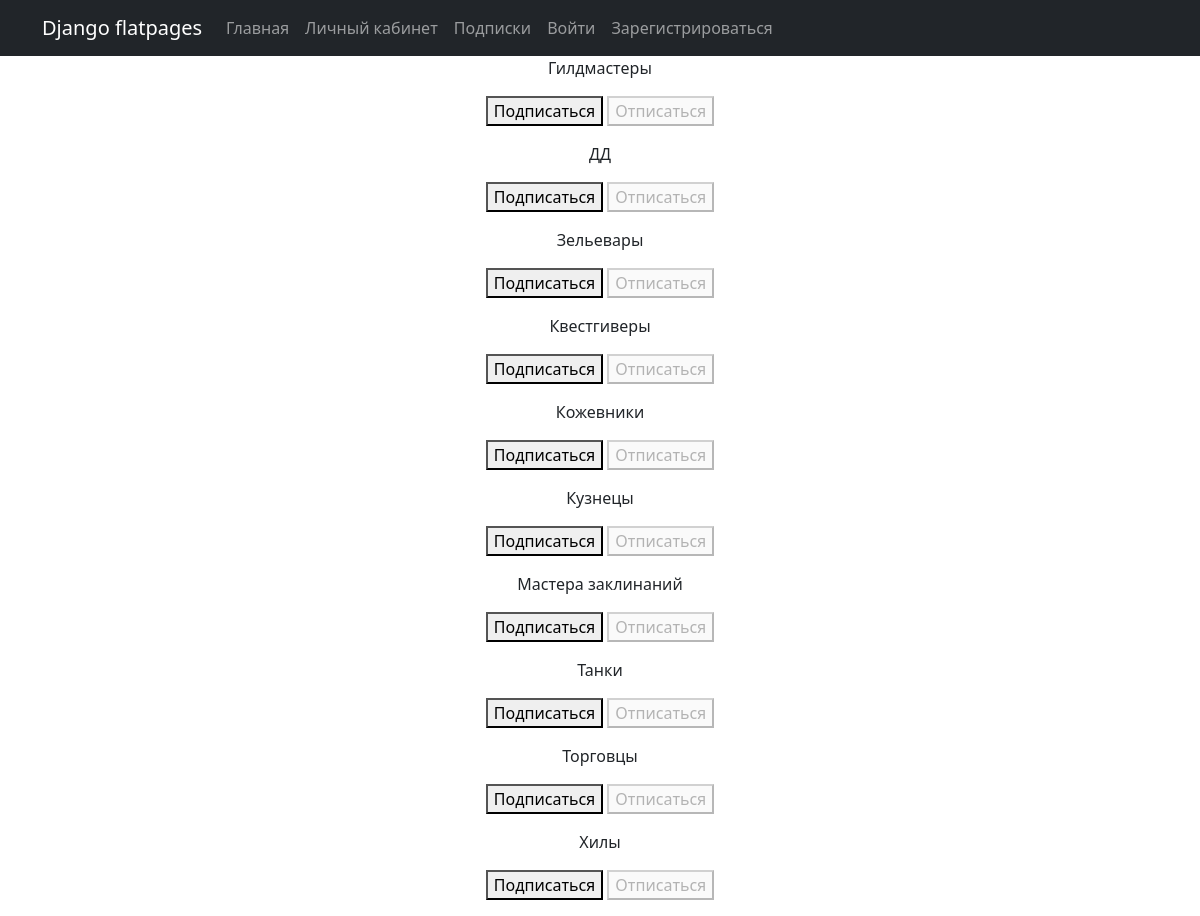
Page /subscriptions/ (signed in) on the committed database.
### board/models.py (models this page shows, shortened)
class AdCategory(models.Model): # категории
    name = models.CharField(max_length=100)

### board/views.py (the view, shortened to what this page needs)
# urls.py: path('subscriptions/', subscriptions, name='subscriptions'),
@login_required
@csrf_protect
def subscriptions(request):  # подписки
    categories_with_subscriptions = AdCategory.objects.annotate(
        user_subscribed=Exists(
            Subscription.objects.filter(
                user=request.user,
                category=OuterRef('pk'),
            )
        )
    ).order_by('name')
    return render(
        request,
        'subscriptions.html',
        {'categories': categories_with_subscriptions},
    )

### templates/subscriptions.html (shortened to what this page needs)
{% extends 'flatpages/default.html' %}
{% block content %}
    {% for category in categories  %}
        <p>
            {{ category.name }}
            <form method="post">
                {% if category.user_subscribed %}
                    <button disabled>Подписаться</button>
                    <button name="action" value="unsubscribe">Отписаться</button>
                {% else %}
                    <button name="action" value="subscribe">Подписаться</button>
                    <button disabled>Отписаться</button>
                {% endif %}
            </form>
        </p>
    {% endfor %}
{% endblock content %}

### rows in the picture
AdCategory: name "Гилдмастеры", shows "Подписаться"
AdCategory: name "ДД", shows "Подписаться"
AdCategory: name "Зельевары", shows "Подписаться"
AdCategory: name "Квестгиверы", shows "Подписаться"
AdCategory: name "Кожевники", shows "Подписаться"
AdCategory: name "Кузнецы", shows "Подписаться"
AdCategory: name "Мастера заклинаний", shows "Подписаться"
AdCategory: name "Танки", shows "Подписаться"
AdCategory: name "Торговцы", shows "Подписаться"
AdCategory: name "Хилы", shows "Подписаться"
